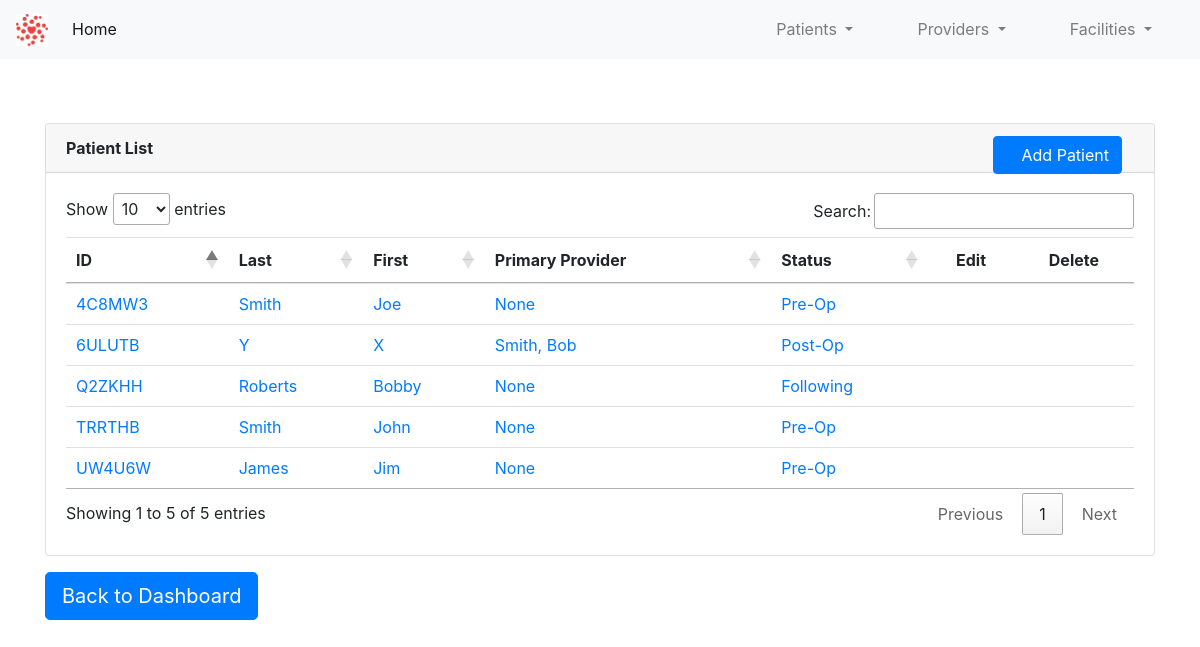
The app's page /patients/ with its own data.
### app/patients/patient_model.py (models this page shows, shortened)
class Patient(db.Model):
    id = db.Column(db.Integer, primary_key=True)
    first_name = db.Column(db.String(30), index=True, nullable=False, info={'label': 'First Name'})
    last_name = db.Column(db.String(30), index=True, nullable=False, info={'label': 'Last Name'})
    patient_id = db.Column(db.String(10), index=True)
    patient_status_id = db.Column(db.Integer, db.ForeignKey('patient_status.id'))
    patient_provider_id = db.Column(db.Integer, db.ForeignKey('provider.id'))
    patient_status = db.relationship(PatientStatus)
    patient_provider = db.relationship(Provider)

class PatientStatus(db.Model):
    id = db.Column(db.Integer, primary_key=True)
    code_name = db.Column(db.String(30), index=True, nullable=False)
    name = db.Column(db.String(60), index=True, nullable=False)
    def __str__(self):
        return self.name

### app/providers/provider_model.py (models this page shows, shortened)
class Provider(db.Model):
    id = db.Column(db.Integer, primary_key=True)
    first_name = db.Column(db.String(30), index=True, nullable=False, info={'label': 'First Name'})
    last_name = db.Column(db.String(30), index=True, nullable=False, info={'label': 'Last Name'})
    provider_id = db.Column(db.String(10), index=True)
    provider_category_id = db.Column(db.Integer, db.ForeignKey('provider_category.id'))
    provider_facility_id = db.Column(db.Integer, db.ForeignKey('facility.id'))
    provider_category = db.relationship(ProviderCategory)
    provider_facility = db.relationship(Facility)
    def __str__(self):
        return self.last_name + ", " + self.first_name

### app/patients/patient.py (the view)
@patient_bp.route('/')
def view_patient_list():
    patient_list = Patient.query.all()
    return render_template('patients.html', title="Patient List", patient_list=patient_list)

### app/patients/templates/patients.html (shortened to what this page needs)
{% extends "base.html" %}
{% block content %}
    <div class="container" style="margin-top: 4rem">
        <div class="card">
          <div class="card-header">
              <b>Patient List</b>
              <a class="btn btn-primary" href="/patients/new" role="button" style="position: absolute; right: 2rem">
                      &emsp;Add Patient
              </a>
          </div>
          <div class="card-body">
              <table class="table table-hover table-sm" id="patient-list-table">
                  <thead>
                    <tr>
                      <th scope="col">ID</th>
                      <th scope="col">Last</th>
                      <th scope="col">First</th>
                      <th scope="col">Primary Provider</th>
                      <th scope="col">Status</th>
                      <th style="text-align: center; vertical-align: middle" scope="col" class="no-sort">Edit</th>
                      <th style="text-align: center; vertical-align: middle" scope="col" class="no-sort">Delete</th>
                    </tr>
                  </thead>
                  <tbody>
                  {% for patient in patient_list %}
                    <tr>
                      <td><a href="/patients/view/{{patient.patient_id}}">{{ patient.patient_id }}</a></td>
                      <td><a href="/patients/view/{{patient.patient_id}}">{{ patient.last_name }}</a></td>
                      <td><a href="/patients/view/{{patient.patient_id}}">{{ patient.first_name }}</a></td>
                      <td><a href="/patients/view/{{patient.patient_id}}">{{ patient.patient_provider }}</a></td>
                      <td><a href="/patients/view/{{patient.patient_id}}">{{ patient.patient_status }}</a></td>
                        <td style="text-align: center; vertical-align: middle"><a href="/patients/edit/{{patient.patient_id}}"></a></td>
                        <td style="text-align: center; vertical-align: middle"><a href="/patients/delete/{{ patient.patient_id }}"></a></td>
                    </tr>
                  {% endfor %}
                  </tbody>
              </table>
          </div>
        </div>
        <a class="btn btn-primary btn-lg mt-3" href="/index" role="button">
              Back to Dashboard</a>
    </div>
{% endblock %}

### records on screen
Patient: patient_id "4C8MW3", last_name "Smith", first_name "Joe", patient_provider "None", patient_status "Pre-Op"
Patient: patient_id "Q2ZKHH", last_name "Roberts", first_name "Bobby", patient_provider "None", patient_status "Following"
Patient: patient_id "UW4U6W", last_name "James", first_name "Jim", patient_provider "None", patient_status "Pre-Op"
Patient: patient_id "TRRTHB", last_name "Smith", first_name "John", patient_provider "None", patient_status "Pre-Op"
Patient: patient_id "6ULUTB", last_name "Y", first_name "X", patient_provider "Smith, Bob", patient_status "Post-Op"
